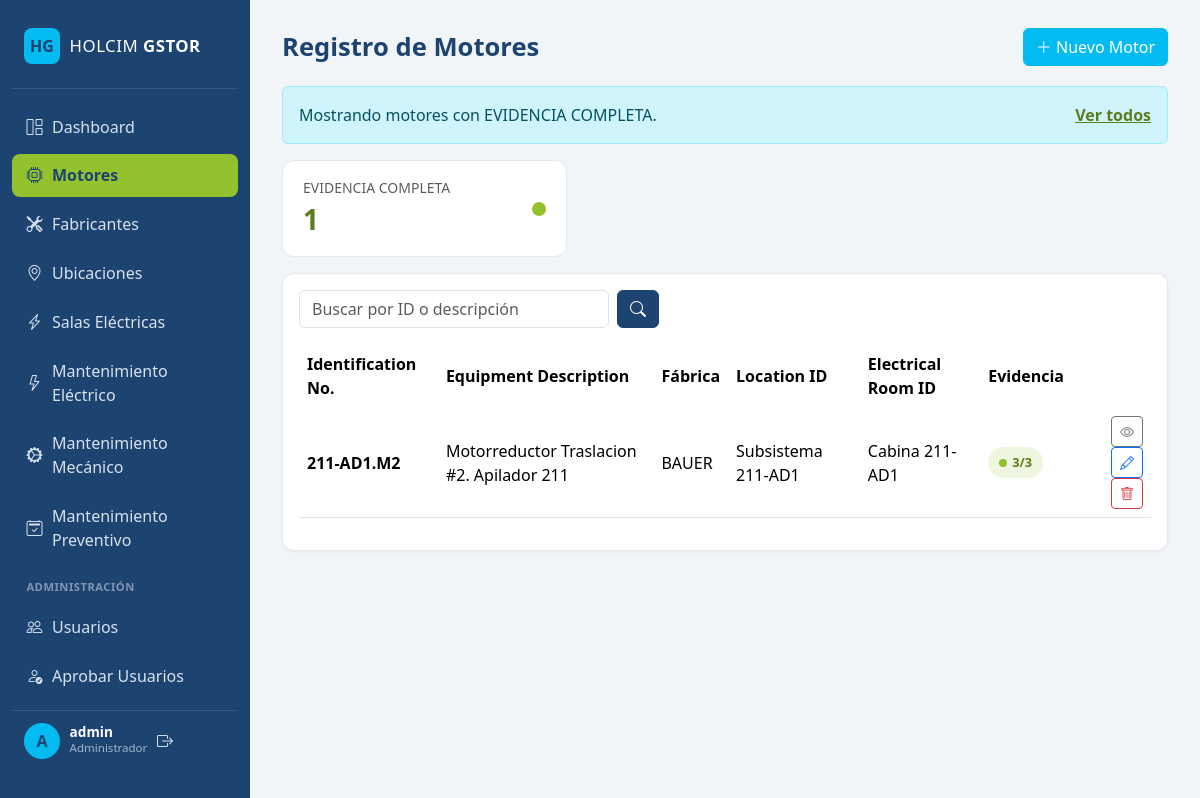
The app's page /motores/?evidencia=verde (signed in) with its own data.
### Cuentas/models.py (models this page shows, shortened)
class Perfil(models.Model):
    ADMINISTRADOR = "administrador"
    MANTENIMIENTO = "mantenimiento"
    ROL_CHOICES = [
        (ADMINISTRADOR, "Administrador"),
        (MANTENIMIENTO, "Mantenimiento"),
    ]
    user = models.OneToOneField(
        settings.AUTH_USER_MODEL, on_delete=models.CASCADE, related_name="perfil"
    )
    rol = models.CharField("Rol", max_length=20, choices=ROL_CHOICES, default=MANTENIMIENTO)
    aprobado = models.BooleanField("Aprobado", default=False)
    creado_en = models.DateTimeField("Creado", auto_now_add=True)
    class Meta:
        verbose_name = "Perfil"
        verbose_name_plural = "Perfiles"

### Motores/models.py (models this page shows, shortened)
class Motor(models.Model):
    MV_LVD_MCC_CHOICES = [
        ("MV", "MV"),
        ("LVD", "LVD"),
        ("MCC", "MCC"),
    ]
    identification_no = models.CharField("Identification No. (ACS)", max_length=100, unique=True)
    equipment_description = models.CharField("Equipment Description", max_length=255)
    fabrica = models.ForeignKey(
        Fabricante, on_delete=models.SET_NULL, related_name="motores_fabrica", verbose_name="Fábrica",
        null=True, blank=True,
    )
    ubicacion = models.ForeignKey(
        Ubicacion, on_delete=models.PROTECT, related_name="motores", verbose_name="Location ID",
        null=True, blank=True,
    )
    sala_electrica = models.ForeignKey(
        SalaElectrica, on_delete=models.SET_NULL, related_name="motores",
        verbose_name="Electrical Room ID", null=True, blank=True,
    )
    power_hp = models.DecimalField("Power Motor HP", max_digits=8, decimal_places=2, null=True, blank=True)
    power_kw = models.DecimalField("Power Motor kW", max_digits=8, decimal_places=2, null=True, blank=True)
    power_kva = models.DecimalField("Power Consumer kVA", max_digits=8, decimal_places=2, null=True, blank=True)
    volt = models.CharField("Volt", max_length=50, blank=True)
    current = models.DecimalField("Current", max_digits=8, decimal_places=2, null=True, blank=True)
    speed_1 = models.CharField("Speed 1 - Speed 2", max_length=100, blank=True)
    starting = models.CharField("Starting", max_length=100, blank=True)
    tipo = models.CharField("Type", max_length=100, blank=True)
    protection_class = models.CharField("Protect. Class", max_length=50, blank=True)
    insul_temp_rise = models.CharField("Insul. Temp. Rise", max_length=50, blank=True)
    manufacturer_id = models.ForeignKey(
        Fabricante, on_delete=models.PROTECT, related_name="motores",
        verbose_name="Manufacturer ID", null=True, blank=True,
    )
    supplier = models.CharField("Supplier", max_length=150, blank=True)
    mv_lvd_mcc = models.CharField("MV / LVD / MCC", max_length=50, blank=True)
    emergency_power_required = models.BooleanField("Emergency Power Required", default=False)
    pastil_current_a = models.DecimalField("Pastil Current A", max_digits=8, decimal_places=2, null=True, blank=True)
    breaker_current_a = models.DecimalField("Breaker Current A", max_digits=8, decimal_places=2, null=True, blank=True)
    heater_serial = models.CharField("Heater Serial", max_length=100, blank=True)
    heater_current = models.CharField("Heater Current", max_length=100, blank=True)
    nema = models.CharField("Nema", max_length=50, blank=True)
    serial = models.CharField("Serial", max_length=100, blank=True)
    mounted = models.CharField("Mounted", max_length=100, blank=True)
    frame = models.CharField("Frame", max_length=50, blank=True)
    torque_nm = models.DecimalField("Torque Nm", max_digits=8, decimal_places=2, null=True, blank=True)
    poles = models.PositiveSmallIntegerField("Poles", null=True, blank=True)
    fs = models.CharField("F.S", max_length=50, blank=True)
    ron_ned_la = models.CharField("Ron NED (LA)", max_length=50, blank=True)
    ron_ed_ll = models.CharField("Ron ED (LL)", max_length=50, blank=True)
    efficiency = models.DecimalField("Efficiency", max_digits=6, decimal_places=2, null=True, blank=True)
    imagen_motor = models.ImageField(
        "Imagen Motor", upload_to="motores/motor/", null=True, blank=True,
        validators=[validate_image_size],
    )
    imagen_placa = models.ImageField(
        "Imagen Placa", upload_to="motores/placa/", null=True, blank=True,
        validators=[validate_image_size],
    )
    imagen_switches = models.ImageField(
        "Imagen Switches", upload_to="motores/switches/", null=True, blank=True,
        validators=[validate_image_size],
    )
    created_at = models.DateTimeField("Creado", auto_now_add=True)
    updated_at = models.DateTimeField("Actualizado", auto_now=True)
    actualizado_por = models.ForeignKey(
        settings.AUTH_USER_MODEL,
        on_delete=models.SET_NULL,
        null=True,
        blank=True,
        related_name="motores_actualizados",
        verbose_name="Actualizado por",
    )
    class Meta:
        verbose_name = "Motor"
        verbose_name_plural = "Motores"
        ordering = ["identification_no"]
    @property
    def evidencia_count(self):
        return sum(1 for img in (self.imagen_motor, self.imagen_placa, self.imagen_switches) if img)
    @property
    def evidencia_estado(self):
        count = self.evidencia_count
        if count == 3:
            return "verde"
        if count in (1, 2):
            return "naranja"
        return "rojo"

class Fabricante(models.Model):
    nombre = models.CharField("Fabricante", max_length=150, unique=True)
    class Meta:
        verbose_name = "Fabricante"
        verbose_name_plural = "Fabricantes"
        ordering = ["nombre"]
    def __str__(self):
        return self.nombre

class Ubicacion(models.Model):
    fabrica = models.ForeignKey(
        Fabrica, on_delete=models.SET_NULL, related_name="ubicaciones", verbose_name="Fábrica",
        null=True, blank=True,
    )
    nombre = models.CharField("Ubicación", max_length=150, unique=True)
    codigo = models.CharField("Código", max_length=50, blank=True)
    class Meta:
        verbose_name = "Ubicación"
        verbose_name_plural = "Ubicaciones"
        ordering = ["nombre"]

class SalaElectrica(models.Model):
    fabrica = models.ForeignKey(
        Fabrica, on_delete=models.SET_NULL, related_name="salas_electricas", verbose_name="Fábrica",
        null=True, blank=True,
    )
    ubicacion = models.ForeignKey(
        Ubicacion, on_delete=models.SET_NULL, related_name="salas_electricas",
        verbose_name="Ubicación", null=True, blank=True,
    )
    nombre = models.CharField("Electrical Room ID", max_length=150, unique=True)
    class Meta:
        verbose_name = "Sala Eléctrica"
        verbose_name_plural = "Salas Eléctricas"
        ordering = ["nombre"]
    def __str__(self):
        if self.fabrica:
            return f"{self.nombre} ({self.fabrica.nombre})"
        return self.nombre

### Motores/views.py (the view)
# urls.py: path("", views.MotorListView.as_view(), name="motor_list"),
class MotorListView(ListView):
    model = Motor
    template_name = "Motores/motor_list.html"
    context_object_name = "motores"
    paginate_by = 20
    def get_queryset(self):
        qs = Motor.objects.select_related("fabrica", "ubicacion", "sala_electrica")
        query = self.request.GET.get("q")
        if query:
            qs = qs.filter(identification_no__icontains=query) | qs.filter(
                equipment_description__icontains=query
            )
        estado = self.request.GET.get("evidencia")
        tiene_motor = Q(imagen_motor__isnull=False) & ~Q(imagen_motor="")
        tiene_placa = Q(imagen_placa__isnull=False) & ~Q(imagen_placa="")
        tiene_switches = Q(imagen_switches__isnull=False) & ~Q(imagen_switches="")
        completa = tiene_motor & tiene_placa & tiene_switches
        ninguna = ~tiene_motor & ~tiene_placa & ~tiene_switches
        if estado == "verde":
            qs = qs.filter(completa)
        elif estado == "naranja":
            qs = qs.filter(~completa & ~ninguna)
        elif estado == "rojo":
            qs = qs.filter(ninguna)
        return qs
    def get_context_data(self, **kwargs):
        context = super().get_context_data(**kwargs)
        context["q"] = self.request.GET.get("q", "")
        context["evidencia"] = self.request.GET.get("evidencia", "")
        context["total_verde"] = sum(1 for m in self.get_queryset() if m.evidencia_estado == "verde")
        context["total_naranja"] = sum(1 for m in self.get_queryset() if m.evidencia_estado == "naranja")
        context["total_rojo"] = sum(1 for m in self.get_queryset() if m.evidencia_estado == "rojo")
        return context

### Motores/templates/Motores/motor_list.html (shortened to what this page needs)
{% extends "Motores/base.html" %}
{% block header %}Registro de Motores{% endblock %}
{% block header_actions %}
    <a href="{% url 'motores:motor_create' %}" class="btn btn-hg-blue">
        <i class="bi bi-plus-lg"></i> Nuevo Motor
    </a>
{% endblock %}
{% block content %}
{% if evidencia %}
<div class="alert alert-info d-flex justify-content-between align-items-center">
    <span>Mostrando motores con {% if evidencia == "verde" %}EVIDENCIA COMPLETA{% elif evidencia == "naranja" %}EVIDENCIA PARCIAL{% elif evidencia == "rojo" %}SIN EVIDENCIA{% endif %}.</span>
    <a href="{% url 'motores:motor_list' %}" class="alert-link">Ver todos</a>
</div>
{% endif %}
<div class="row g-3 mb-3">
    {% if not evidencia or evidencia == "verde" %}
    <div class="col-md-4">
        <div class="stat-card">
            <div>
                <div class="text-muted small">EVIDENCIA COMPLETA</div>
                <div class="fs-3 fw-bold" style="color:#5c7d1c">{{ total_verde }}</div>
            </div>
            <span class="dot" style="width:14px;height:14px;background-color:#94c12e"></span>
        </div>
    </div>
    {% endif %}
</div>
<div class="card-hg p-3">
    <form method="get" class="d-flex mb-3" style="max-width: 360px;">
        <input type="text" name="q" value="{{ q }}" class="form-control me-2" placeholder="Buscar por ID o descripción">
        <button class="btn btn-hg-navy" type="submit"><i class="bi bi-search"></i></button>
    </form>
    <div class="table-responsive">
        <table class="table table-hg align-middle">
            <thead>
                <tr>
                    <th>Identification No.</th>
                    <th>Equipment Description</th>
                    <th>Fábrica</th>
                    <th>Location ID</th>
                    <th>Electrical Room ID</th>
                    <th>Evidencia</th>
                    <th></th>
                </tr>
            </thead>
            <tbody>
                {% for motor in motores %}
                <tr>
                    <td class="fw-semibold">{{ motor.identification_no }}</td>
                    <td>{{ motor.equipment_description }}</td>
                    <td>{{ motor.fabrica }}</td>
                    <td>{{ motor.ubicacion.nombre }}</td>
                    <td>{{ motor.sala_electrica|default:"—" }}</td>
                    <td>
                        <span class="badge-semaforo badge-{{ motor.evidencia_estado }}">
                            <span class="dot"></span> {{ motor.evidencia_count }}/3
                        </span>
                    </td>
                    <td class="text-end">
                        <a href="{% url 'motores:motor_detail' motor.pk %}" class="btn btn-sm btn-outline-secondary"><i class="bi bi-eye"></i></a>
                        <a href="{% url 'motores:motor_update' motor.pk %}" class="btn btn-sm btn-outline-primary"><i class="bi bi-pencil"></i></a>
                        <a href="{% url 'motores:motor_delete' motor.pk %}" class="btn btn-sm btn-outline-danger"><i class="bi bi-trash"></i></a>
                    </td>
                </tr>
                {% empty %}
                <tr><td colspan="7" class="text-center text-muted py-4">No hay motores registrados.</td></tr>
                {% endfor %}
            </tbody>
        </table>
    </div>
</div>
{% endblock %}

### Motores/templates/Motores/base.html (shortened to what this page needs)
<!DOCTYPE html>
{% load static %}
<html lang="es">
<head>
    <link href="https://cdn.jsdelivr.net/npm/bootstrap@5.3.3/dist/css/bootstrap.min.css" rel="stylesheet">
    <link href="https://cdn.jsdelivr.net/npm/bootstrap-icons@1.11.3/font/bootstrap-icons.min.css" rel="stylesheet">
    <link href="{% static 'Motores/css/style.css' %}?v=20260930" rel="stylesheet">
</head>
<body>
<div class="app-shell">
    <aside class="sidebar">
        <div class="sidebar-brand">
            <span class="brand-mark">HG</span>
            <span class="brand-text">HOLCIM <strong>GSTOR</strong></span>
        </div>
        <nav class="sidebar-nav">
            <a class="nav-link {% if request.resolver_match.url_name == 'inicio' %}active{% endif %}"
               href="{% url 'inicio' %}">
                <i class="bi bi-grid-1x2"></i> Dashboard
            </a>
            <a class="nav-link {% if request.resolver_match.url_name == 'motor_list' %}active{% endif %}"
               href="{% url 'motores:motor_list' %}">
                <i class="bi bi-cpu"></i> Motores
            </a>
            <a class="nav-link {% if request.resolver_match.url_name == 'fabricante_list' %}active{% endif %}"
               href="{% url 'motores:fabricante_list' %}">
                <i class="bi bi-tools"></i> Fabricantes
            </a>
            <a class="nav-link {% if request.resolver_match.url_name == 'ubicacion_list' %}active{% endif %}"
               href="{% url 'motores:ubicacion_list' %}">
                <i class="bi bi-geo-alt"></i> Ubicaciones
            </a>
            <a class="nav-link {% if request.resolver_match.url_name == 'sala_list' %}active{% endif %}"
               href="{% url 'motores:sala_list' %}">
                <i class="bi bi-lightning-charge"></i> Salas Eléctricas
            </a>
            <a class="nav-link {% if request.resolver_match.namespace == 'mantenimiento_electrico' %}active{% endif %}"
               href="{% url 'mantenimiento_electrico:index' %}">
                <i class="bi bi-lightning"></i> Mantenimiento Eléctrico
            </a>
            <a class="nav-link {% if request.resolver_match.namespace == 'mantenimiento_mecanico' %}active{% endif %}"
               href="{% url 'mantenimiento_mecanico:index' %}">
                <i class="bi bi-gear-wide-connected"></i> Mantenimiento Mecánico
            </a>
            <a class="nav-link {% if request.resolver_match.namespace == 'mantenimiento_preventivo' %}active{% endif %}"
               href="{% url 'mantenimiento_preventivo:index' %}">
                <i class="bi bi-calendar2-check"></i> Mantenimiento Preventivo
            </a>
            {% if es_administrador %}
            <div class="sidebar-section-label">ADMINISTRACIÓN</div>
            <a class="nav-link {% if request.resolver_match.url_name == 'lista_usuarios' %}active{% endif %}"
               href="{% url 'cuentas:lista_usuarios' %}">
                <i class="bi bi-people"></i> Usuarios
            </a>
            <a class="nav-link {% if request.resolver_match.url_name == 'aprobar_usuarios' %}active{% endif %}"
               href="{% url 'cuentas:aprobar_usuarios' %}">
                <i class="bi bi-person-check"></i> Aprobar Usuarios
            </a>
            {% endif %}
        </nav>
        {% if request.user.is_authenticated %}
        <div class="sidebar-user">
            <div class="user-avatar">{{ request.user.username|slice:":1"|upper }}</div>
            <div>
                <div class="user-name">{{ request.user.get_full_name|default:request.user.username }}</div>
                <div class="user-role">{{ request.user.perfil.get_rol_display|default:"Administrador" }}</div>
            </div>
            <form method="post" action="{% url 'cuentas:logout' %}" class="logout-form">
                <button type="submit" class="logout-link" title="Cerrar sesión" aria-label="Cerrar sesión">
                    <i class="bi bi-box-arrow-right"></i>
                </button>
            </form>
        </div>
        {% endif %}
    </aside>
    <main class="main-content">
        <header class="page-header">
            <h1>{% block header %}{% endblock %}</h1>
            <div class="page-header-actions">{% block header_actions %}{% endblock %}</div>
        </header>
        <div class="page-body">
            {% block content %}{% endblock %}
        </div>
    </main>
</div>
</body>
</html>

### records on screen
Motor: identification_no "211-AD1.M2", equipment_description "Motorreductor Traslacion #2. Apilador 211", fabrica "BAUER", ubicacion.nombre "Subsistema 211-AD1", sala_electrica "Cabina 211-AD1", evidencia_count "3"

### other values on screen
{{ request.user.username|slice:":1"|upper }} "A"
{{ request.user.get_full_name|default:request.user.username }} "admin"
{{ request.user.perfil.get_rol_display|default:"Administrador" }} "Administrador"
{{ total_verde }} "1"
